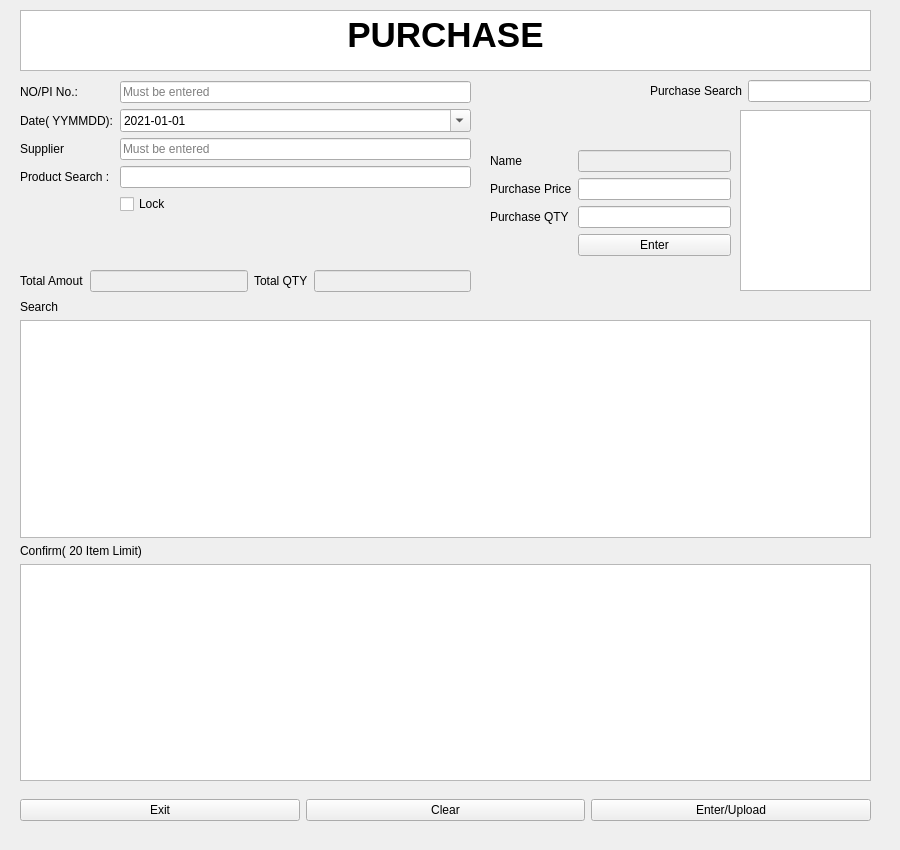
<?xml version="1.0" encoding="UTF-8"?>
<ui version="4.0">
 <class>purchase</class>
 <widget class="QWidget" name="purchase">
  <property name="geometry">
   <rect>
    <x>0</x>
    <y>0</y>
    <width>900</width>
    <height>850</height>
   </rect>
  </property>
  <property name="minimumSize">
   <size>
    <width>900</width>
    <height>850</height>
   </size>
  </property>
  <property name="maximumSize">
   <size>
    <width>900</width>
    <height>850</height>
   </size>
  </property>
  <property name="windowTitle">
   <string>Form</string>
  </property>
  <widget class="QTextBrowser" name="textBrowser">
   <property name="geometry">
    <rect>
     <x>20</x>
     <y>10</y>
     <width>851</width>
     <height>61</height>
    </rect>
   </property>
   <property name="html">
    <string>&lt;!DOCTYPE HTML PUBLIC &quot;-//W3C//DTD HTML 4.0//EN&quot; &quot;http://www.w3.org/TR/REC-html40/strict.dtd&quot;&gt;
&lt;html&gt;&lt;head&gt;&lt;meta name=&quot;qrichtext&quot; content=&quot;1&quot; /&gt;&lt;style type=&quot;text/css&quot;&gt;
p, li { white-space: pre-wrap; }
&lt;/style&gt;&lt;/head&gt;&lt;body style=&quot; font-family:'PMingLiU'; font-size:9pt; font-weight:400; font-style:normal;&quot;&gt;
&lt;p align=&quot;center&quot; style=&quot; margin-top:0px; margin-bottom:0px; margin-left:0px; margin-right:0px; -qt-block-indent:0; text-indent:0px;&quot;&gt;&lt;span style=&quot; font-size:26pt; font-weight:600;&quot;&gt;PURCHASE&lt;/span&gt;&lt;/p&gt;&lt;/body&gt;&lt;/html&gt;</string>
   </property>
  </widget>
  <widget class="QWidget" name="formLayoutWidget">
   <property name="geometry">
    <rect>
     <x>20</x>
     <y>81</y>
     <width>451</width>
     <height>181</height>
    </rect>
   </property>
   <layout class="QFormLayout" name="formLayout">
    <item row="0" column="0">
     <widget class="QLabel" name="no">
      <property name="text">
       <string>NO/PI No.:</string>
      </property>
     </widget>
    </item>
    <item row="0" column="1">
     <widget class="QLineEdit" name="no_edit">
      <property name="inputMask">
       <string/>
      </property>
      <property name="placeholderText">
       <string>Must be entered</string>
      </property>
     </widget>
    </item>
    <item row="1" column="0">
     <widget class="QLabel" name="date">
      <property name="text">
       <string>Date( YYMMDD):</string>
      </property>
     </widget>
    </item>
    <item row="2" column="0">
     <widget class="QLabel" name="supplier">
      <property name="text">
       <string>Supplier</string>
      </property>
     </widget>
    </item>
    <item row="2" column="1">
     <widget class="QLineEdit" name="supplier_edit">
      <property name="placeholderText">
       <string>Must be entered</string>
      </property>
     </widget>
    </item>
    <item row="3" column="0">
     <widget class="QLabel" name="productsearch">
      <property name="text">
       <string>Product Search : </string>
      </property>
     </widget>
    </item>
    <item row="3" column="1">
     <widget class="QLineEdit" name="pdsearch__lineedit"/>
    </item>
    <item row="4" column="1">
     <widget class="QCheckBox" name="Lock_cb">
      <property name="text">
       <string>Lock</string>
      </property>
     </widget>
    </item>
    <item row="1" column="1">
     <widget class="QDateEdit" name="date_lineedit">
      <property name="minimumDateTime">
       <datetime>
        <hour>0</hour>
        <minute>0</minute>
        <second>0</second>
        <year>2000</year>
        <month>9</month>
        <day>14</day>
       </datetime>
      </property>
      <property name="displayFormat">
       <string>yyyy-MM-dd</string>
      </property>
      <property name="calendarPopup">
       <bool>true</bool>
      </property>
      <property name="date">
       <date>
        <year>2021</year>
        <month>1</month>
        <day>1</day>
       </date>
      </property>
     </widget>
    </item>
   </layout>
  </widget>
  <widget class="QWidget" name="horizontalLayoutWidget_2">
   <property name="geometry">
    <rect>
     <x>20</x>
     <y>790</y>
     <width>851</width>
     <height>41</height>
    </rect>
   </property>
   <layout class="QHBoxLayout" name="horizontalLayout_2">
    <item>
     <widget class="QPushButton" name="exit">
      <property name="text">
       <string>Exit</string>
      </property>
     </widget>
    </item>
    <item>
     <widget class="QPushButton" name="clear">
      <property name="text">
       <string>Clear</string>
      </property>
     </widget>
    </item>
    <item>
     <widget class="QPushButton" name="enter">
      <property name="text">
       <string>Enter/Upload</string>
      </property>
     </widget>
    </item>
   </layout>
  </widget>
  <widget class="QTableView" name="pur_list_view">
   <property name="geometry">
    <rect>
     <x>740</x>
     <y>110</y>
     <width>131</width>
     <height>181</height>
    </rect>
   </property>
  </widget>
  <widget class="QWidget" name="verticalLayoutWidget">
   <property name="geometry">
    <rect>
     <x>20</x>
     <y>300</y>
     <width>851</width>
     <height>481</height>
    </rect>
   </property>
   <layout class="QVBoxLayout" name="verticalLayout">
    <item>
     <widget class="QLabel" name="search_label">
      <property name="text">
       <string>Search</string>
      </property>
     </widget>
    </item>
    <item>
     <widget class="QTreeView" name="pur_search_tv"/>
    </item>
    <item>
     <widget class="QLabel" name="comfirm_label">
      <property name="text">
       <string>Confirm( 20 Item Limit)</string>
      </property>
     </widget>
    </item>
    <item>
     <widget class="QTreeView" name="pur_confirm_tv"/>
    </item>
   </layout>
  </widget>
  <widget class="QWidget" name="horizontalLayoutWidget">
   <property name="geometry">
    <rect>
     <x>20</x>
     <y>270</y>
     <width>451</width>
     <height>22</height>
    </rect>
   </property>
   <layout class="QHBoxLayout" name="horizontalLayout">
    <item>
     <widget class="QLabel" name="label">
      <property name="text">
       <string>Total Amout</string>
      </property>
     </widget>
    </item>
    <item>
     <widget class="QLineEdit" name="to_am_edit">
      <property name="enabled">
       <bool>false</bool>
      </property>
      <property name="readOnly">
       <bool>true</bool>
      </property>
     </widget>
    </item>
    <item>
     <widget class="QLabel" name="label_2">
      <property name="text">
       <string>Total QTY</string>
      </property>
     </widget>
    </item>
    <item>
     <widget class="QLineEdit" name="to_qty_edit">
      <property name="enabled">
       <bool>false</bool>
      </property>
      <property name="readOnly">
       <bool>true</bool>
      </property>
     </widget>
    </item>
   </layout>
  </widget>
  <widget class="QWidget" name="formLayoutWidget_2">
   <property name="geometry">
    <rect>
     <x>490</x>
     <y>150</y>
     <width>241</width>
     <height>141</height>
    </rect>
   </property>
   <layout class="QFormLayout" name="formLayout_2">
    <item row="0" column="0">
     <widget class="QLabel" name="label_6">
      <property name="text">
       <string>Name</string>
      </property>
     </widget>
    </item>
    <item row="0" column="1">
     <widget class="QLineEdit" name="purname_ed">
      <property name="enabled">
       <bool>false</bool>
      </property>
     </widget>
    </item>
    <item row="1" column="0">
     <widget class="QLabel" name="label_3">
      <property name="text">
       <string>Purchase Price</string>
      </property>
     </widget>
    </item>
    <item row="1" column="1">
     <widget class="QLineEdit" name="purprice_ed"/>
    </item>
    <item row="2" column="0">
     <widget class="QLabel" name="label_5">
      <property name="text">
       <string>Purchase QTY</string>
      </property>
     </widget>
    </item>
    <item row="2" column="1">
     <widget class="QLineEdit" name="purqty_ed"/>
    </item>
    <item row="3" column="1">
     <widget class="QPushButton" name="enter_bu">
      <property name="text">
       <string>Enter</string>
      </property>
     </widget>
    </item>
   </layout>
  </widget>
  <widget class="QWidget" name="layoutWidget">
   <property name="geometry">
    <rect>
     <x>650</x>
     <y>80</y>
     <width>221</width>
     <height>22</height>
    </rect>
   </property>
   <layout class="QHBoxLayout" name="horizontalLayout_3">
    <item>
     <widget class="QLabel" name="label_4">
      <property name="text">
       <string>Purchase Search</string>
      </property>
     </widget>
    </item>
    <item>
     <widget class="QLineEdit" name="pur_sear_ed"/>
    </item>
   </layout>
  </widget>
 </widget>
 <resources/>
 <connections>
  <connection>
   <sender>exit</sender>
   <signal>clicked()</signal>
   <receiver>purchase</receiver>
   <slot>close()</slot>
   <hints>
    <hint type="sourcelabel">
     <x>132</x>
     <y>742</y>
    </hint>
    <hint type="destinationlabel">
     <x>13</x>
     <y>747</y>
    </hint>
   </hints>
  </connection>
 </connections>
</ui>
